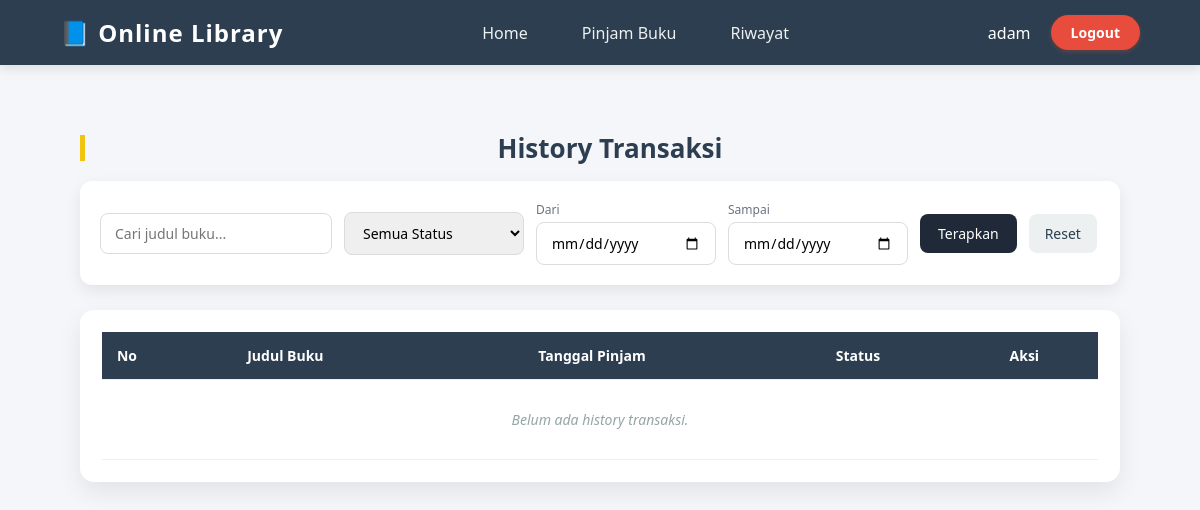
Page /user/history_transaksi.php (signed in) on the earlier database version.
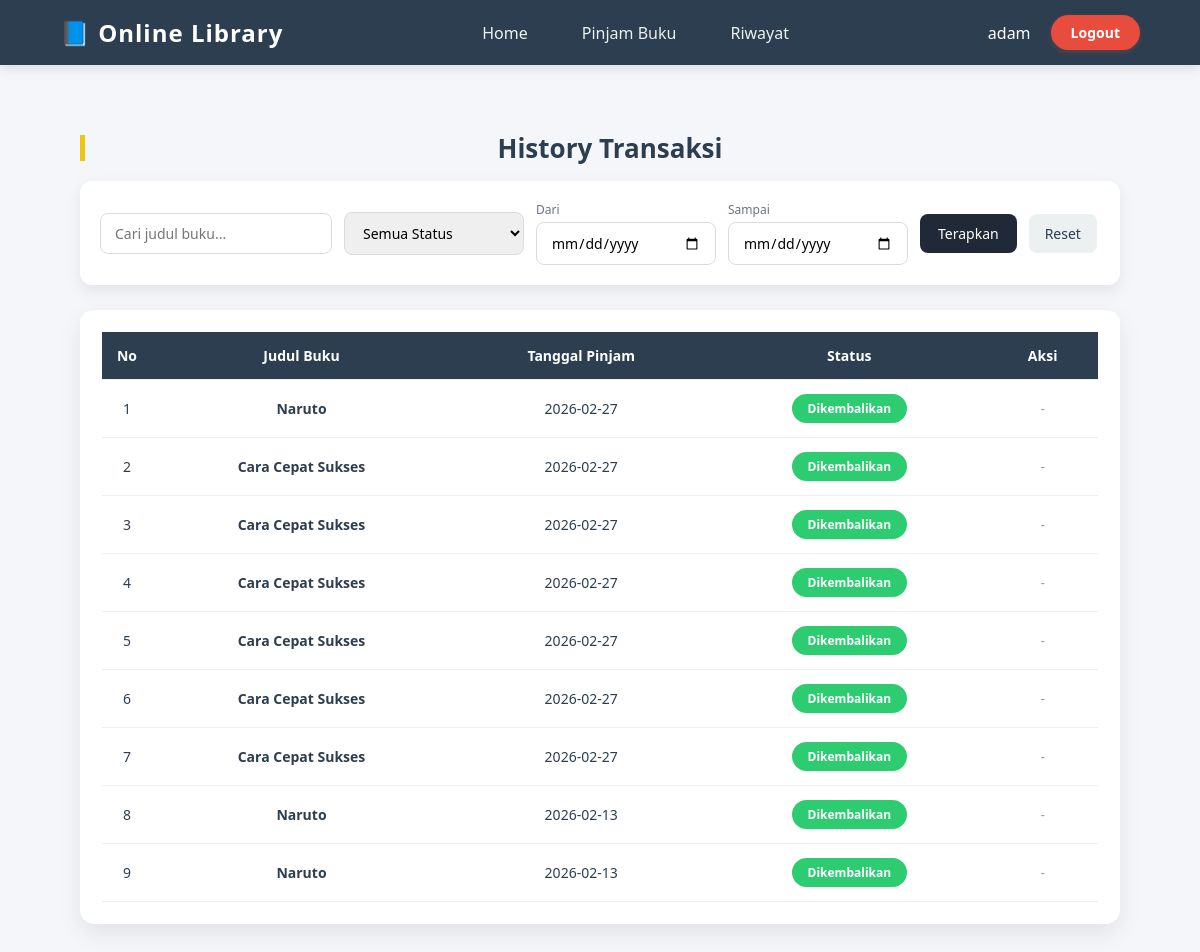
Same page on the later database version.
### tables this page shows
CREATE TABLE `transaksi_user` (
  `id` int NOT NULL,
  `user_id` int NOT NULL,
  `buku_id` int NOT NULL,
  `tgl_pinjam` date NOT NULL,
  `tgl_kembali` date DEFAULT NULL,
  `status` enum('Dipinjam','Dikembalikan') NOT NULL DEFAULT 'Dipinjam'
);

CREATE TABLE `buku` (
  `id_buku` int NOT NULL,
  `nama_buku` varchar(100) NOT NULL,
  `pengarang` varchar(30) NOT NULL,
  `penerbit` varchar(100) NOT NULL,
  `tahun_terbit` year NOT NULL,
  `status` enum('Tersedia','Tidak','Dipinjam','Kembali') NOT NULL
);

### user/history_transaksi.php (the view, shortened to what this page needs)
<?php
include '../config/config.php';
include 'navbar.php';
$user_id = $_SESSION['user_id'];
$where = [];
$where[] = "t.user_id = '$user_id'";
$where_sql = implode(" AND ", $where);
$query = mysqli_query($koneksi, "
    SELECT t.*, b.nama_buku
    FROM transaksi_user t
    JOIN buku b ON t.buku_id = b.id_buku
    WHERE $where_sql
    ORDER BY t.id DESC
");
?>
<link rel="stylesheet" href="/perpus/css/kembali/kembalikan_buku.css">
<link rel="stylesheet" href="../css/testing.css">
<div class="main-content">
    <h2>History Transaksi</h2>
    <div class="filter-card">
    <form method="GET" class="filter-form">
        <input type="text"
               name="search"
               placeholder="Cari judul buku..."
               value="<?= $_GET['search'] ?? '' ?>">
        <select name="status">
            <option value="">Semua Status</option>
        </select>
        <div class="date-group">
            <label>Dari</label>
            <input type="date" name="tgl_dari"
                   value="<?= $_GET['tgl_dari'] ?? '' ?>">
        </div>
        <div class="date-group">
            <label>Sampai</label>
            <input type="date" name="tgl_sampai"
                   value="<?= $_GET['tgl_sampai'] ?? '' ?>">
        </div>
        <button type="submit">Terapkan</button>
        <a href="history_transaksi.php" class="btn-reset">Reset</a>
    </form>
</div>
    <div class="table-card">
        <table class="modern-table">
            <thead>
                <tr>
                    <th style="text-align:center; width:50px;">No</th>
                    <th>Judul Buku</th>
                    <th>Tanggal Pinjam</th>
                    <th>Status</th>
                    <th style="text-align:center;">Aksi</th>
                </tr>
            </thead>
            <tbody>
                <?php
                $no = 1;
                if (mysqli_num_rows($query) > 0):
                    while ($t = mysqli_fetch_assoc($query)):
                ?>
                        <tr>
                            <td style="text-align:center;"><?= $no++; ?></td>
                            <td><strong><?= $t['nama_buku']; ?></strong></td>
                            <td><?= $t['tgl_pinjam']; ?></td>
                            <td>
                                <?php if ($t['status'] == 'Dipinjam'): ?>
                                    <span class="badge badge-warning">Dipinjam</span>
                                <?php else: ?>
                                    <span class="badge badge-success">Dikembalikan</span>
                                <?php endif; ?>
                            </td>
                            <td style="text-align:center;">
                                <?php if ($t['status'] == 'Dipinjam'): ?>
                                    <a href="config_kembali/proses_kembali.php?id=<?= $t['id']; ?>"
                                        class="btn-kembali"
                                        onclick="return confirm('Yakin ingin mengembalikan buku ini?')">
                                        Kembalikan
                                    </a>
                                <?php else: ?>
                                    <span style="color:#95a5a6;">-</span>
                                <?php endif; ?>
                            </td>
                        </tr>
                    <?php endwhile;
                else: ?>
                    <tr>
                        <td colspan="5" style="text-align:center; padding:30px; color:#95a5a6;">
                            Belum ada history transaksi.
                        </td>
                    </tr>
                <?php endif; ?>
            </tbody>
        </table>
    </div>
</div>

### user/navbar.php (shortened to what this page needs)
<?php
$halaman = basename($_SERVER['PHP_SELF']);
?>
<link rel="stylesheet" href="../css/navbar.css">
<nav class="navbar">
    <div class="logo">📘 Online Library</div>
    <ul class="menu">
        <li>
            <a href="dashboard.php"
                class="<?= ($halaman == 'dashboard.php') ? 'active' : '' ?>">
                Home
            </a>
        </li>
        <li>
            <a href="pinjam_buku.php"
                class="<?= ($halaman == 'pinjam_buku.php') ? 'active' : '' ?>">
                Pinjam Buku
            </a>
        </li>
        <li>
            <a href="history_transaksi.php"
                class="<?= ($halaman == 'history.php') ? 'active' : '' ?>">
                Riwayat
            </a>
        </li>
    </ul>
    <div class="right">
        <span><?= $_SESSION['username']; ?></span>
        <a href="../logout.php" class="logout"  onclick="return confirm('Yakin mau logout?')">Logout</a>
    </div>
</nav>

### css/navbar.css (style rules this page uses)
* { margin: 0; padding: 0; box-sizing: border-box; font-family: 'Segoe UI', Tahoma, Geneva, Verdana, sans-serif; }
.navbar { background-color: #2c3e50; color: white; display: flex; align-items: center; justify-content: space-between; padding: 15px 5%; box-shadow: 0 4px 10px rgba(0, 0, 0, 0.1); position: sticky; top: 0; z-index: 1000; }
.logo { font-size: 24px; font-weight: 700; letter-spacing: 1px; display: flex; align-items: center; gap: 10px; }
.menu { list-style: none; display: flex; gap: 30px; }
.menu a { text-decoration: none; padding: 8px 14px; color: #fff; }
.menu li a { color: #ecf0f1; text-decoration: none; font-size: 16px; font-weight: 500; padding: 8px 12px; border-radius: 5px; transition: all 0.3s ease; position: relative; }
.menu li a::after { content: ''; position: absolute; width: 0; height: 2px; bottom: 0; left: 50%; background-color: #f1c40f; transition: all 0.3s ease; transform: translateX(-50%); }
.right { display: flex; align-items: center; gap: 20px; }
.logout { background-color: #e74c3c; color: white; padding: 8px 20px; text-decoration: none; border-radius: 20px; font-size: 14px; font-weight: 600; box-shadow: 0 2px 5px rgba(231, 76, 60, 0.3); transition: all 0.3s ease; }

### css/kembali/kembalikan_buku.css (style rules this page uses)
.main-content { max-width: 1000px; margin: 40px auto; padding: 0 20px; }
h2 { color: #2c3e50; font-size: 26px; margin-bottom: 25px; border-left: 5px solid #f1c40f; padding-left: 15px; line-height: 1; }
.date-group { display: flex; flex-direction: column; gap: 4px; font-size: 12px; color: #6b7280; }
.date-group input { padding: 9px 12px; border-radius: 10px; border: 1px solid #e5e7eb; font-size: 14px; }
.table-card { background: white; border-radius: 12px; box-shadow: 0 8px 20px rgba(0,0,0,0.05); overflow: hidden; }
.modern-table { width: 100%; border-collapse: collapse; }
.modern-table thead { background-color: #34495e; color: white; }
.modern-table th, .modern-table td { padding: 15px 20px; text-align: left; border-bottom: 1px solid #eee; }

### css/testing.css (style rules this page uses)
* { margin: 0; padding: 0; box-sizing: border-box; font-family: 'Segoe UI', Tahoma, Geneva, Verdana, sans-serif; }
.main-content { max-width: 1100px; margin: 40px auto; padding: 0 20px; }
.main-content h2 { margin-bottom: 20px; color: #2c3e50; font-weight: 600; text-align: center; }
.main-content { padding: 30px; }
.main-content h2 { margin-bottom: 20px; color: #2c3e50; }
.filter-card { background: #ffffff; padding: 20px; border-radius: 12px; margin-bottom: 25px; box-shadow: 0 6px 16px rgba(0,0,0,0.08); }
.filter-form { display: flex; flex-wrap: wrap; gap: 12px; align-items: center; }
.filter-form input[type="text"], .filter-form input[type="date"], .filter-form select { padding: 10px 14px; border-radius: 8px; border: 1px solid #dcdcdc; font-size: 14px; outline: none; min-width: 180px; }
.filter-form button { background: #1f2937; color: #fff; border: none; padding: 10px 18px; border-radius: 8px; cursor: pointer; font-size: 14px; }
.btn-reset { text-decoration: none; padding: 10px 16px; border-radius: 8px; background: #ecf0f1; color: #2c3e50; font-size: 14px; }
.table-card { background: #ffffff; border-radius: 14px; box-shadow: 0 6px 16px rgba(0,0,0,0.08); overflow-x: auto; }
.modern-table { width: 100%; border-collapse: collapse; }
.modern-table thead { background: #f8f9fa; }
.modern-table th, .modern-table td { padding: 14px 16px; border-bottom: 1px solid #eeeeee; font-size: 14px; color: #2c3e50; }
.modern-table th { text-align: left; font-weight: 600; }
.badge { padding: 6px 12px; border-radius: 20px; font-size: 12px; font-weight: 600; display: inline-block; }
.badge-success { background: #d4edda; color: #155724; }
.table-card { background: #ffffff; border-radius: 14px; padding: 22px; box-shadow: 0 10px 25px rgba(0,0,0,0.08); }
.modern-table thead { background: #2c3e50; }
.modern-table th { color: #ffffff; padding: 14px; font-size: 14px; text-align: center; }
.modern-table td { padding: 14px; font-size: 14px; color: #2c3e50; text-align: center; }
.modern-table tbody tr { border-bottom: 1px solid #ecf0f1; transition: background 0.25s; }
.badge { padding: 6px 16px; border-radius: 20px; font-size: 12px; font-weight: 600; }
.badge-success { background: #2ecc71; color: #fff; }
.modern-table td[colspan] { padding: 30px; color: #95a5a6; font-style: italic; }

Differences in the rows shown:
added transaksi_user: buku.nama_buku "Naruto", tgl_pinjam "2026-02-27", status "Dikembalikan"
added transaksi_user: buku.nama_buku "Cara Cepat Sukses", tgl_pinjam "2026-02-27", status "Dikembalikan"
added transaksi_user: buku.nama_buku "Cara Cepat Sukses", tgl_pinjam "2026-02-27", status "Dikembalikan"
added transaksi_user: buku.nama_buku "Cara Cepat Sukses", tgl_pinjam "2026-02-27", status "Dikembalikan"
added transaksi_user: buku.nama_buku "Cara Cepat Sukses", tgl_pinjam "2026-02-27", status "Dikembalikan"
added transaksi_user: buku.nama_buku "Cara Cepat Sukses", tgl_pinjam "2026-02-27", status "Dikembalikan"
added transaksi_user: buku.nama_buku "Cara Cepat Sukses", tgl_pinjam "2026-02-27", status "Dikembalikan"
added transaksi_user: buku.nama_buku "Naruto", tgl_pinjam "2026-02-13", status "Dikembalikan"
added transaksi_user: buku.nama_buku "Naruto", tgl_pinjam "2026-02-13", status "Dikembalikan"
Other differences:
text no longer shown: "Belum ada history transaksi."
